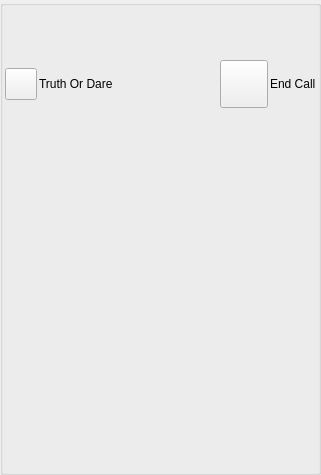
<?xml version="1.0" encoding="UTF-8"?>
<ui version="4.0">
 <class>AppletPeerTodGameUi</class>
 <widget class="QWidget" name="AppletPeerTodGameUi">
  <property name="geometry">
   <rect>
    <x>0</x>
    <y>0</y>
    <width>321</width>
    <height>475</height>
   </rect>
  </property>
  <property name="sizePolicy">
   <sizepolicy hsizetype="Expanding" vsizetype="Expanding">
    <horstretch>0</horstretch>
    <verstretch>0</verstretch>
   </sizepolicy>
  </property>
  <property name="windowTitle">
   <string>Dialog</string>
  </property>
  <layout class="QGridLayout" name="gridLayout">
   <property name="leftMargin">
    <number>0</number>
   </property>
   <property name="topMargin">
    <number>0</number>
   </property>
   <property name="rightMargin">
    <number>0</number>
   </property>
   <property name="bottomMargin">
    <number>0</number>
   </property>
   <property name="spacing">
    <number>0</number>
   </property>
   <item row="0" column="0">
    <widget class="QGroupBox" name="StyledDlgItemsBox">
     <property name="sizePolicy">
      <sizepolicy hsizetype="Expanding" vsizetype="Expanding">
       <horstretch>0</horstretch>
       <verstretch>0</verstretch>
      </sizepolicy>
     </property>
     <property name="minimumSize">
      <size>
       <width>0</width>
       <height>0</height>
      </size>
     </property>
     <property name="title">
      <string/>
     </property>
     <layout class="QVBoxLayout" name="verticalLayout_2">
      <property name="spacing">
       <number>2</number>
      </property>
      <property name="leftMargin">
       <number>2</number>
      </property>
      <property name="topMargin">
       <number>2</number>
      </property>
      <property name="rightMargin">
       <number>2</number>
      </property>
      <property name="bottomMargin">
       <number>2</number>
      </property>
      <item>
       <widget class="IdentWidget" name="m_FriendIdentWidget" native="true">
        <property name="sizePolicy">
         <sizepolicy hsizetype="Preferred" vsizetype="Fixed">
          <horstretch>0</horstretch>
          <verstretch>0</verstretch>
         </sizepolicy>
        </property>
        <property name="minimumSize">
         <size>
          <width>0</width>
          <height>50</height>
         </size>
        </property>
        <property name="maximumSize">
         <size>
          <width>16777215</width>
          <height>50</height>
         </size>
        </property>
       </widget>
      </item>
      <item>
       <layout class="QHBoxLayout" name="horizontalLayout">
        <item>
         <widget class="VxPushButton" name="m_PermissionButton">
          <property name="sizePolicy">
           <sizepolicy hsizetype="Minimum" vsizetype="Preferred">
            <horstretch>0</horstretch>
            <verstretch>0</verstretch>
           </sizepolicy>
          </property>
          <property name="minimumSize">
           <size>
            <width>32</width>
            <height>32</height>
           </size>
          </property>
          <property name="maximumSize">
           <size>
            <width>32</width>
            <height>32</height>
           </size>
          </property>
          <property name="text">
           <string notr="true"/>
          </property>
          <property name="iconSize">
           <size>
            <width>32</width>
            <height>32</height>
           </size>
          </property>
         </widget>
        </item>
        <item>
         <widget class="QLabel" name="m_PermissionLabel">
          <property name="sizePolicy">
           <sizepolicy hsizetype="Preferred" vsizetype="Preferred">
            <horstretch>0</horstretch>
            <verstretch>0</verstretch>
           </sizepolicy>
          </property>
          <property name="text">
           <string>Truth Or Dare</string>
          </property>
         </widget>
        </item>
        <item>
         <widget class="QLabel" name="m_StateText">
          <property name="sizePolicy">
           <sizepolicy hsizetype="Expanding" vsizetype="Preferred">
            <horstretch>0</horstretch>
            <verstretch>0</verstretch>
           </sizepolicy>
          </property>
          <property name="text">
           <string/>
          </property>
          <property name="alignment">
           <set>Qt::AlignCenter</set>
          </property>
         </widget>
        </item>
        <item>
         <widget class="VxPushButton" name="m_HangUpButton">
          <property name="sizePolicy">
           <sizepolicy hsizetype="Fixed" vsizetype="Fixed">
            <horstretch>0</horstretch>
            <verstretch>0</verstretch>
           </sizepolicy>
          </property>
          <property name="minimumSize">
           <size>
            <width>48</width>
            <height>48</height>
           </size>
          </property>
          <property name="maximumSize">
           <size>
            <width>48</width>
            <height>48</height>
           </size>
          </property>
          <property name="text">
           <string notr="true"/>
          </property>
          <property name="iconSize">
           <size>
            <width>48</width>
            <height>48</height>
           </size>
          </property>
         </widget>
        </item>
        <item>
         <widget class="QLabel" name="m_HangupLabel">
          <property name="sizePolicy">
           <sizepolicy hsizetype="Minimum" vsizetype="Preferred">
            <horstretch>0</horstretch>
            <verstretch>0</verstretch>
           </sizepolicy>
          </property>
          <property name="text">
           <string>End Call</string>
          </property>
         </widget>
        </item>
       </layout>
      </item>
      <item>
       <widget class="TodGameWidget" name="m_TodGameWidget" native="true">
        <property name="sizePolicy">
         <sizepolicy hsizetype="Preferred" vsizetype="Expanding">
          <horstretch>0</horstretch>
          <verstretch>0</verstretch>
         </sizepolicy>
        </property>
       </widget>
      </item>
      <item>
       <widget class="InstMsgWidget" name="m_InstMsgWidget" native="true">
        <property name="sizePolicy">
         <sizepolicy hsizetype="Preferred" vsizetype="Expanding">
          <horstretch>0</horstretch>
          <verstretch>0</verstretch>
         </sizepolicy>
        </property>
       </widget>
      </item>
     </layout>
    </widget>
   </item>
  </layout>
 </widget>
 <customwidgets>
  <customwidget>
   <class>VxPushButton</class>
   <extends>QPushButton</extends>
   <header location="global">VxPushButton.h</header>
  </customwidget>
  <customwidget>
   <class>IdentWidget</class>
   <extends>QWidget</extends>
   <header location="global">IdentWidget.h</header>
   <container>1</container>
  </customwidget>
  <customwidget>
   <class>InstMsgWidget</class>
   <extends>QWidget</extends>
   <header>InstMsgWidget.h</header>
   <container>1</container>
  </customwidget>
  <customwidget>
   <class>TodGameWidget</class>
   <extends>QWidget</extends>
   <header>TodGameWidget.h</header>
   <container>1</container>
  </customwidget>
 </customwidgets>
 <resources/>
 <connections/>
</ui>
